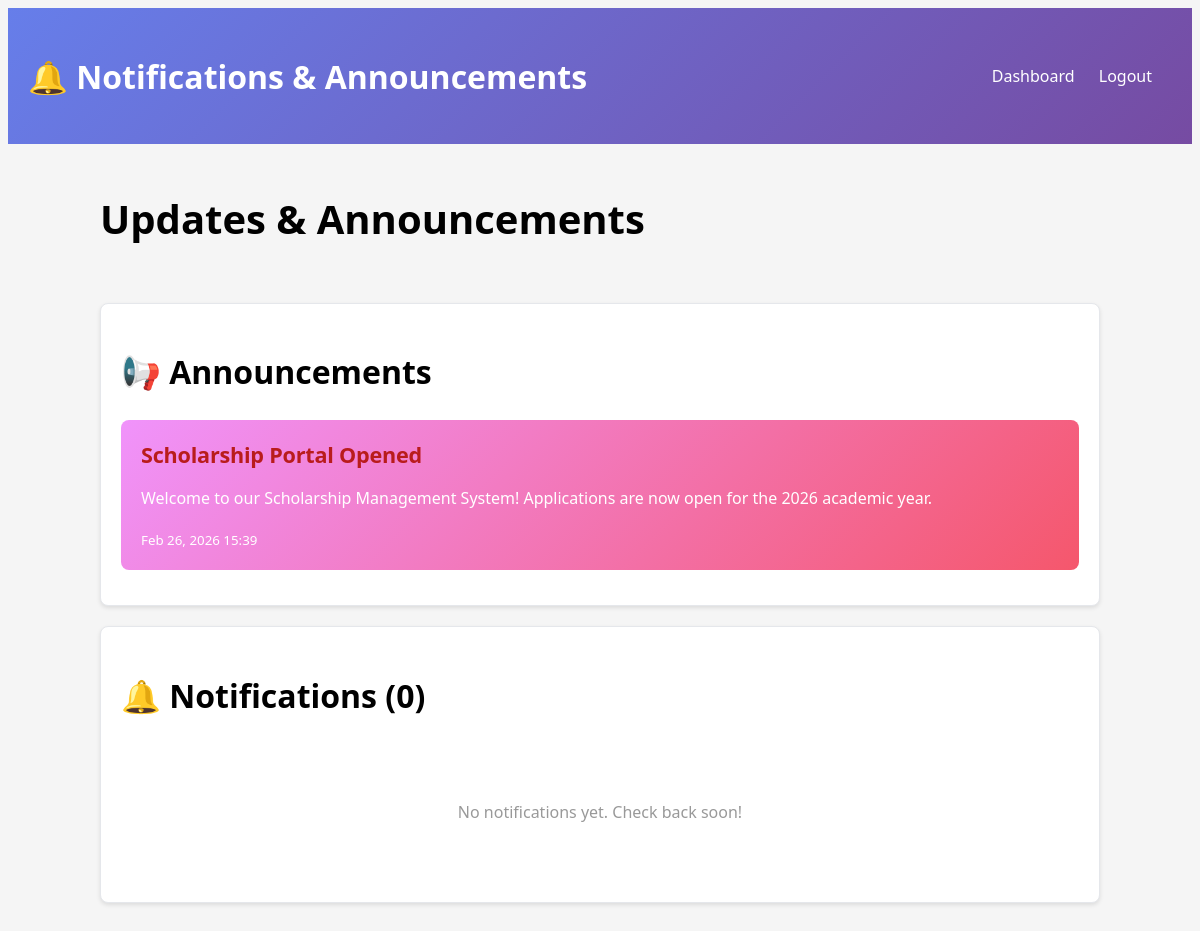
/member/notifications_new.php (signed in), run on an earlier commit of the app's database.
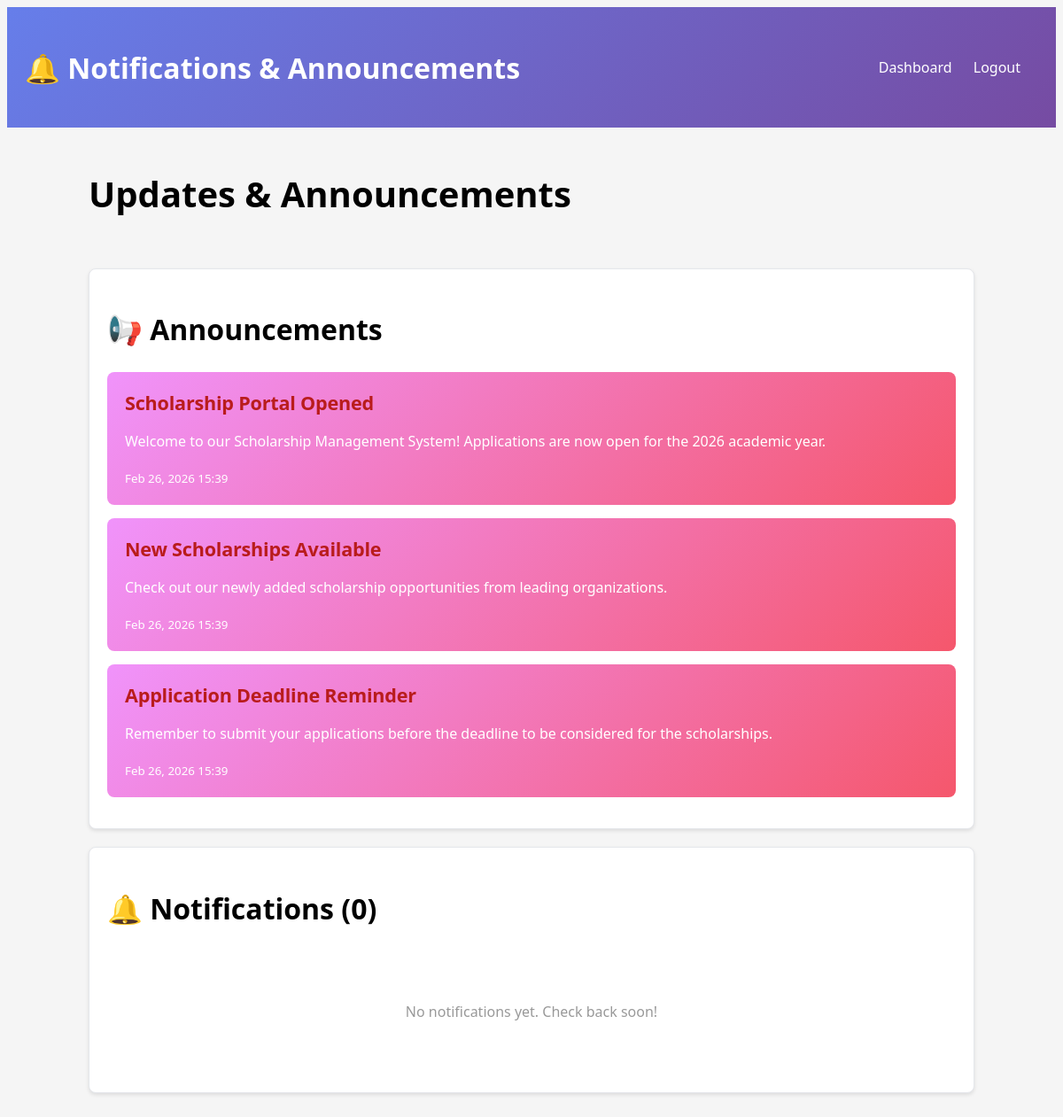
And on a later commit of the database.
### tables this page shows
CREATE TABLE IF NOT EXISTS announcements (
  id INT AUTO_INCREMENT PRIMARY KEY,
  title VARCHAR(255) NOT NULL,
  message TEXT NOT NULL,
  type ENUM('info','success','warning','urgent') DEFAULT 'info',
  created_by INT NOT NULL,
  published TINYINT(1) DEFAULT 1,
  published_at DATETIME DEFAULT CURRENT_TIMESTAMP,
  expires_at DATETIME,
  created_at DATETIME DEFAULT CURRENT_TIMESTAMP,
  updated_at DATETIME DEFAULT CURRENT_TIMESTAMP ON UPDATE CURRENT_TIMESTAMP,
  FOREIGN KEY (created_by) REFERENCES users(id) ON DELETE CASCADE,
  INDEX idx_published (published),
  INDEX idx_created_at (created_at)
);

### helpers/SecurityHelper.php (called while the page is built, shortened)
<?php
function sanitizeString($string) {
    return htmlspecialchars(trim($string), ENT_QUOTES, 'UTF-8');
}

### member/notifications_new.php (the view, shortened to what this page needs)
<?php
require_once __DIR__ . '/../helpers/SecurityHelper.php';
$pdo = getPDO();
$user_id = $_SESSION['user_id'];
$stmt = $pdo->prepare("
    SELECT * FROM notifications
    WHERE user_id = :user_id
    ORDER BY created_at DESC
    LIMIT 100
");
$stmt->execute([':user_id' => $user_id]);
$notifications = $stmt->fetchAll(PDO::FETCH_ASSOC) ?: [];
$stmt = $pdo->query("
    SELECT * FROM announcements
    WHERE published = 1 AND (expires_at IS NULL OR expires_at > NOW())
    ORDER BY published_at DESC
");
$announcements = $stmt->fetchAll(PDO::FETCH_ASSOC) ?: [];
?>
<!DOCTYPE html>
<html lang="en">
<head>
    <link rel="stylesheet" href="../assets/style.css">
</head>
<body>
    <nav class="navbar">
        <h2>🔔 Notifications & Announcements</h2>
        <div>
            <a href="../member/dashboard_new.php">Dashboard</a>
            <a href="../auth/logout.php">Logout</a>
        </div>
    </nav>
    <div class="container">
        <div class="header">
            <h1>Updates & Announcements</h1>
        </div>
        <?php if (!empty($announcements)): ?>
            <div class="panel">
                <h2>📢 Announcements</h2>
                <?php foreach ($announcements as $annc): ?>
                    <div class="announcement">
                        <h3><?= sanitizeString($annc['title']) ?></h3>
                        <p><?= nl2br(sanitizeString($annc['message'])) ?></p>
                        <small><?= date('M d, Y H:i', strtotime($annc['published_at'])) ?></small>
                    </div>
                <?php endforeach; ?>
            </div>
        <?php endif; ?>
        <div class="panel">
            <h2>🔔 Notifications (<?= count($notifications) ?>)</h2>
            <?php if (!empty($notifications)): ?>
                <?php foreach ($notifications as $notif): ?>
                    <div class="notification-item <?= !$notif['seen'] ? 'unread' : '' ?> <?= $notif['type'] ?>">
                        <div class="notification-title">
                            <?= sanitizeString($notif['title']) ?>
                            <?php if (!$notif['seen']): ?>
                                <span style="background: #667eea; color: white; padding: 2px 8px; border-radius: 3px; font-size: 11px; float: right;">NEW</span>
                            <?php endif; ?>
                        </div>
                        <div class="notification-message">
                            <?= sanitizeString($notif['message']) ?>
                        </div>
                        <div class="notification-time">
                            <?= date('M d, Y H:i', strtotime($notif['created_at'])) ?>
                        </div>
                    </div>
                <?php endforeach; ?>
            <?php else: ?>
                <div class="empty-state">
                    <p>No notifications yet. Check back soon!</p>
                </div>
            <?php endif; ?>
        </div>
    </div>
</body>
</html>

What changed in the data, as far as the page shows it:
added announcements: title "New Scholarships Available", message "Check out our newly added scholarship opportunities from leading organizations.", published_at "Feb 26, 2026 15:39"
added announcements: title "Application Deadline Reminder", message "Remember to submit your applications before the deadline to be considered for the scholarships.", published_at "Feb 26, 2026 15:39"
